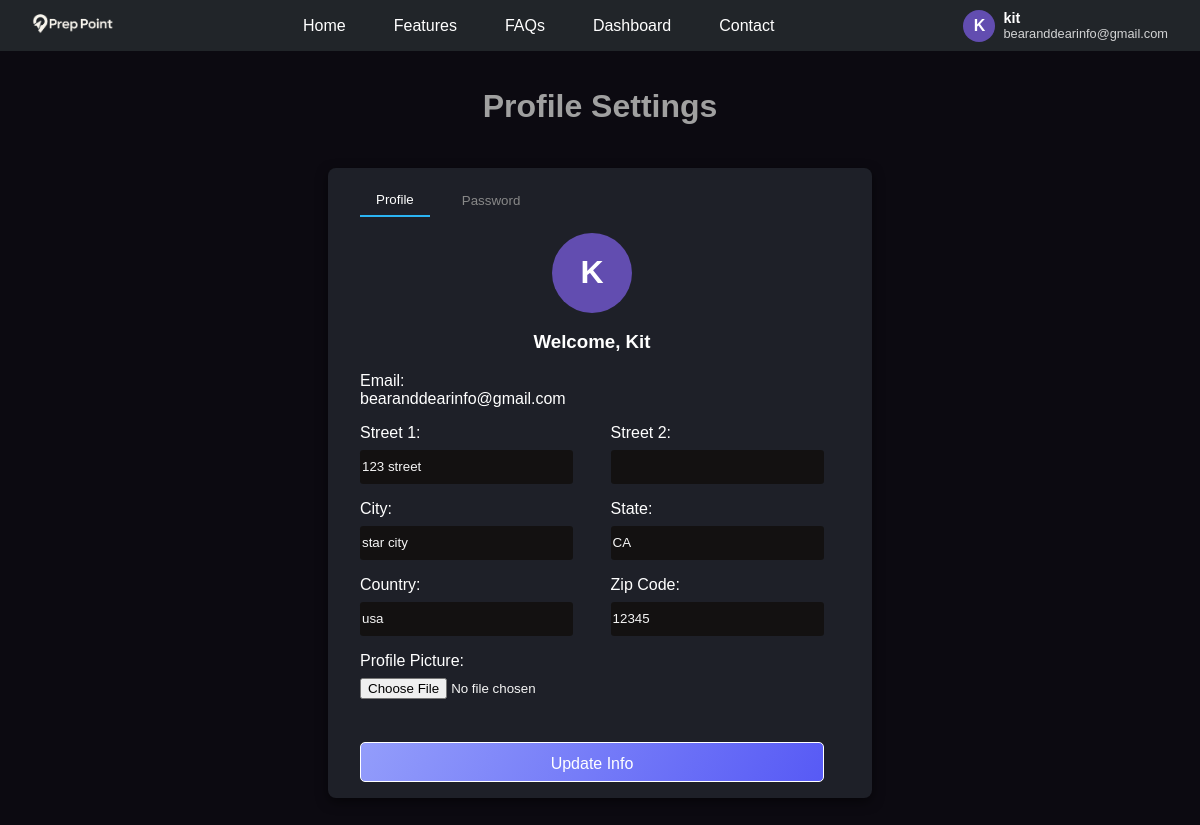
The app's page /accounts/profile/ (signed in), older data.
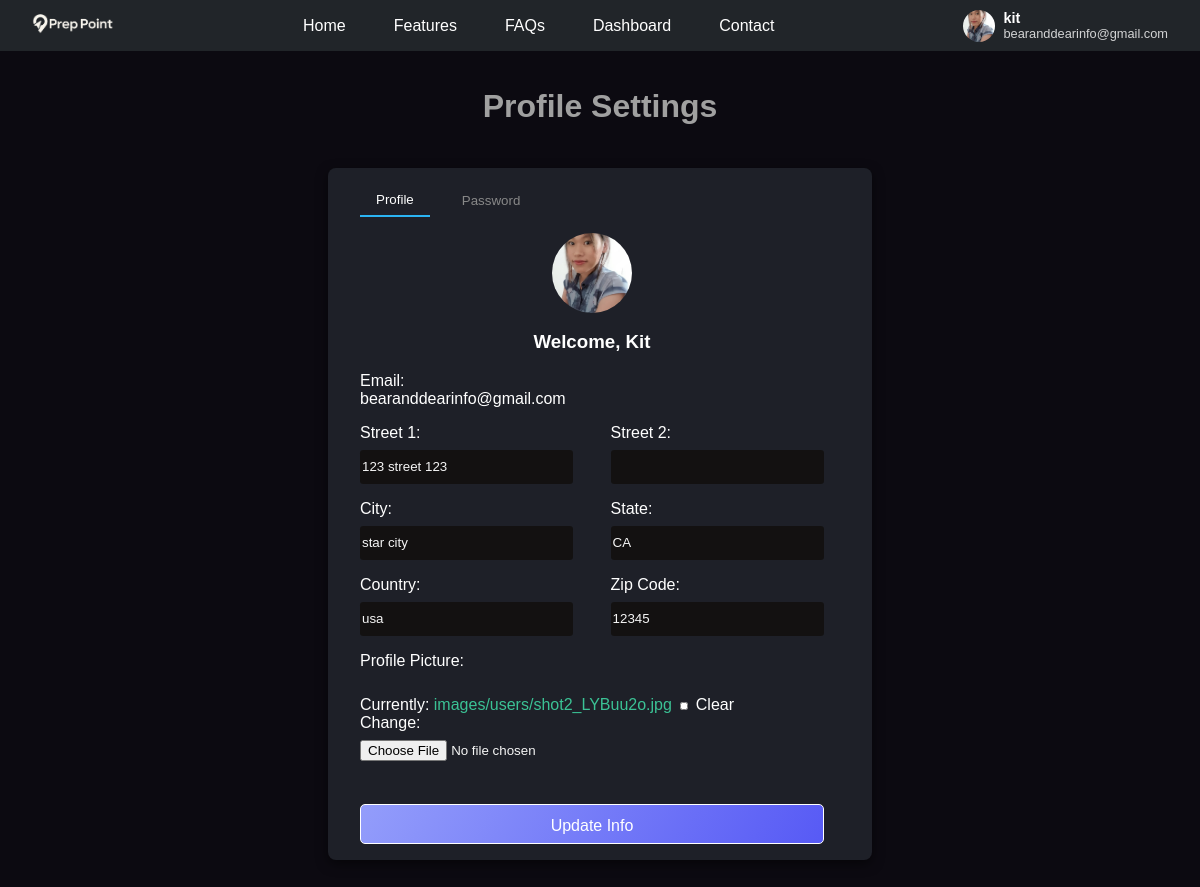
The same page, newer data.
### accounts/models.py (models this page shows, shortened)
class Account(AbstractUser):
    email=models.EmailField("email address", unique=True, blank=False)
    USERNAME_FIELD="email"
    REQUIRED_FIELDS=[]

class UserProfile(models.Model):
    user=models.OneToOneField(settings.AUTH_USER_MODEL, on_delete=models.CASCADE, related_name="profile")
    address_line_1=models.CharField(max_length=150, blank=True)
    address_line_2=models.CharField(max_length=150, blank=True)
    city=models.CharField(max_length=30, blank=True)
    state=models.CharField(max_length=20, blank=True)
    country=models.CharField(max_length=50, blank=True)
    profile_picture=models.ImageField(upload_to="images/users", blank=True, null=True)
    zip_code=models.CharField(max_length=10, blank=True, null=True)

### accounts/views.py (the view)
# urls.py: path('profile/', profile_view, name="profile"),
@login_required
def profile_view(request):
    profile, created = UserProfile.objects.get_or_create(user=request.user)
    if request.method=="POST":
        password_form=PasswordChangeForm(request.user, request.POST)
        profile_form=ProfileForm(request.POST, request.FILES, instance=profile)
        if "profile_submit" in request.POST:
            if profile_form.is_valid():
                profile_form.save()
                messages.success(request, "Info updated!")
                return redirect("profile")
            else:
                messages.error(request, "Profile update failed. Please try again.")
        elif "password_submit" in request.POST:
            if password_form.is_valid():
                password_form.save()
                messages.success(request, "Password updated!")
                return redirect("profile")
            else:
                messages.error(request, "Password update failed. Please try again.")
    else:
        password_form=PasswordChangeForm(request.user)
        profile_form=ProfileForm(instance=profile)
    return render(request,"accounts/profile.html",{
        "profile_form":profile_form,
        "password_form":password_form,
    })

### accounts/forms.py
class ProfileForm(forms.ModelForm):
    class Meta:
        model=UserProfile
        fields=[
            "profile_picture",
            "address_line_1",
            "address_line_2",
            "city",
            "state",
            "country",
            "zip_code"
        ]
        widgets={
            "profile_picture":forms.ClearableFileInput(attrs={
                "class":"user-profile-pic",
            })
        }

### templates/accounts/profile.html (shortened to what this page needs)
{%extends 'base.html'%}
{%load static%}
  {% block css %}
    <link rel="stylesheet" href="{% static 'css/profile.css' %}">
  {% endblock css %}
{%block content%}
  <div class="profile">
    <h2>Profile Settings</h2>
  </div>
<div id="tab-profile" class="tab-content active">
  <div class="profile-container">
    <div class="tabs">
      <button data-target="#tab-profile" class="tab-btn active">Profile</button>
      <button data-target="#tab-password" class="tab-btn">Password</button>
    </div>
    <div class="pic-center">
    {%with profile=user.profile%}
      {% if profile and profile.profile_picture %}
        <img src="{{ profile.profile_picture.url }}" id="Avatar" width="150">
      {% else %}
        <div id="default-profile">
          {{ user.first_name|default:user.email|slice:":1"|upper }}
        </div>
      {% endif %}
    {%endwith%}
    </div>
    <h3 class="profile-name text-center"> Welcome, {{request.user.first_name}}</h3>
    <form method="post" enctype="multipart/form-data">
      <div class="name-wrap">
        <div class="name-section">
          <label>Email:</label>
            {{ request.user.email }}
        </div>
        <div class="name-section">
        </div>
      </div>
      <div class="name-wrap">
        <div class="name-section">
          <label>Street 1:</label>
          {{ profile_form.address_line_1 }}
        </div>
        <div class="name-section">
          <label>Street 2:</label>
          {{profile_form.address_line_2}}
        </div>
      </div>
      <div class="name-wrap">
        <div class="name-section">
          <label>City:</label>
          {{ profile_form.city }}
        </div>
        <div class="name-section">
          <label>State:</label>
          {{profile_form.state}}
        </div>
      </div>
      <div class="name-wrap">
        <div class="name-section">
          <label>Country:</label>
          {{ profile_form.country }}
        </div>
        <div class="name-section">
          <label>Zip Code:</label>
          {{profile_form.zip_code}}
        </div>
      </div>
      <div class="profile-pic">
      <label>Profile Picture:</label>
        <div>{{profile_form.profile_picture}}</div>
      </div>
      <button class="edit-btn" name="profile_submit" type="submit">Update Info</button>
    </form>
  </div>
</div>
{%endblock content%}

### templates/base.html (shortened to what this page needs)
{%load static%}
<!DOCTYPE html>
<html lang="en">
<head>
    <link rel="stylesheet" href="{% static 'css/home.css' %}">
    {%block css%}
    {%endblock%}
</head>
<body>
<header>
  <div class="nav-container">
    <div class="nav-left">
      <a href="{% url 'home' %}" class="logo">
        <img src="{% static 'img/prepoint.png' %}">
      </a>
    </div>
  <ul class="nav-menu">
    <li><a href="{% url 'home' %}">Home</a></li>
    <li><a href="{% url 'home' %}#features">Features</a></li>
    <li><a href="{% url 'home' %}#FAQs">FAQs</a></li>
    <li><a href="{% url 'interview_list' %}">Dashboard</a></li>
    <li><a href="{% url 'contact' %}">Contact</a></li>
  </ul>
  <div class="nav-right">
    {% if user.is_authenticated %}
    <div class="user-info">
      {%with profile=user.profile%}
        {% if profile and profile.profile_picture %}
          <img src="{{ profile.profile_picture.url }}" class="nav-avatar">
        {% else %}
          <div class="nav-avatar-default">
            {{ user.first_name|default:user.email|slice:":1"|upper }}
          </div>
        {% endif %}
      {%endwith%}
        <div class="user-text">
          <span class="user-name">{{ user.first_name }}</span>
          <span class="user-email">{{ user.email }}</span>
        </div>
    </div>
      {% else %}
        <a href="{% url 'signup' %}" class="btn signup-btn">Sign Up</a>
        <a href="{% url 'login' %}" class="btn login-btn">Log In</a>
      {% endif %}
    </div>
  </div>
</header>
  <div>
      {%block content%}{%endblock content%}
  </div>
</body>
</html>

Row changes from the older to the newer data that the page shows:
changed UserProfile "star city": profile_picture: picture added; address_line_1 "123 street" → "123 street 123"
changed Account "Kit": first_name "K" → (not shown)
Text that changed along with them:
form field profile_picture: (not shown) → "☐"
text now shown: "Currently: images/users/shot2_LYBuu2o.jpg Clear Change:"
